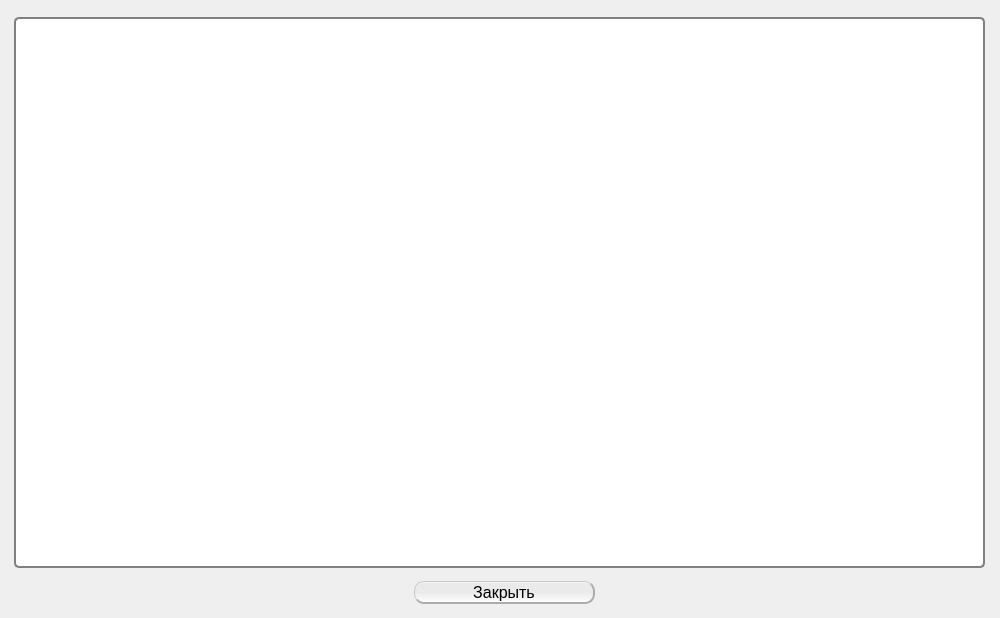
<?xml version="1.0" encoding="UTF-8"?>
<ui version="4.0">
 <class>KeyGenClass</class>
 <widget class="QMainWindow" name="KeyGenClass">
  <property name="geometry">
   <rect>
    <x>0</x>
    <y>0</y>
    <width>1000</width>
    <height>618</height>
   </rect>
  </property>
  <property name="minimumSize">
   <size>
    <width>428</width>
    <height>264</height>
   </size>
  </property>
  <property name="maximumSize">
   <size>
    <width>1000</width>
    <height>618</height>
   </size>
  </property>
  <property name="font">
   <font>
    <pointsize>12</pointsize>
   </font>
  </property>
  <property name="acceptDrops">
   <bool>false</bool>
  </property>
  <property name="windowTitle">
   <string>&quot;Роза-М&quot; Генератор секретного ключа </string>
  </property>
  <property name="documentMode">
   <bool>false</bool>
  </property>
  <widget class="QWidget" name="centralWidget">
   <layout class="QHBoxLayout" name="horizontalLayout">
    <property name="leftMargin">
     <number>4</number>
    </property>
    <property name="topMargin">
     <number>1</number>
    </property>
    <property name="rightMargin">
     <number>1</number>
    </property>
    <property name="bottomMargin">
     <number>1</number>
    </property>
    <item>
     <widget class="QStackedWidget" name="stackedWidget">
      <property name="currentIndex">
       <number>3</number>
      </property>
      <widget class="QWidget" name="page">
       <widget class="QLineEdit" name="lineEditKeyPath">
        <property name="geometry">
         <rect>
          <x>300</x>
          <y>540</y>
          <width>401</width>
          <height>22</height>
         </rect>
        </property>
        <property name="readOnly">
         <bool>true</bool>
        </property>
       </widget>
       <widget class="QPushButton" name="pushButtonW1Cancel">
        <property name="geometry">
         <rect>
          <x>900</x>
          <y>580</y>
          <width>80</width>
          <height>23</height>
         </rect>
        </property>
        <property name="minimumSize">
         <size>
          <width>80</width>
          <height>22</height>
         </size>
        </property>
        <property name="maximumSize">
         <size>
          <width>16777215</width>
          <height>16777215</height>
         </size>
        </property>
        <property name="styleSheet">
         <string notr="true">QPushButton 

{

   border-style: solid;
 
   border-radius: 10;

    border-top          : 1px solid rgba(200, 200, 200, 255);

    border-left         : 1px solid rgba(200, 200, 200, 255);

    border-right        : 2px solid rgba(172, 172, 172);

    border-bottom       : 2px solid rgba(172, 172, 172);

   /*
    background-color    : qlineargradient(x1:0, y1:0, x2:0, y2:1, stop:0 rgba(198, 198, 198), stop:1 rgba(225, 225, 225, 255));
*/
background-color: QLinearGradient( x1: 0, y1: 0, x2: 0, y2: 1, stop: 0 #ffffff, stop: 0.1 #eaeaea, stop: 0.49 #eaeaea, stop: 0.5 #eaeaea, stop: 1 #ffffff);
font-size: 16px;
}



QPushButton:hover 

{
/*
    background-color    : qlineargradient(x1:0, y1:0, x2:0, y2:1, stop:0 rgba(225, 225, 225, 255), stop:1 rgba(163, 163, 163));
*/
    background-color    : qlineargradient(x1:0, y1:0, x2:0, y2:1, stop:0 rgba(196, 228, 255), stop:1 rgba(225, 225, 225, 255));
}



QPushButton:pressed 

{

    padding-top         : 2px;

    padding-left        : 2px;

    border-top          : 2px solid rgba(117, 117, 117, 255);

    border-left         : 2px solid rgba(117, 117, 117, 255);

    border-right        : 1px solid rgba(200, 200, 200, 255);

    border-bottom       : 1px solid rgba(200, 200, 200, 255);

    background-color    : rgba(172, 172, 172);

}



QPushButton:disabled 

{

    background-color    : qlineargradient(x1:0, y1:0, x2:0, y2:1, stop:0 rgba(225, 225, 255, 255), stop:1 rgba(172, 172, 172));

}</string>
        </property>
        <property name="text">
         <string>Отмена</string>
        </property>
       </widget>
       <widget class="QLabel" name="labelKeyPathName">
        <property name="geometry">
         <rect>
          <x>8</x>
          <y>540</y>
          <width>301</width>
          <height>21</height>
         </rect>
        </property>
        <property name="font">
         <font>
          <weight>75</weight>
          <bold>true</bold>
         </font>
        </property>
        <property name="text">
         <string>Путь к каталогу хранения ключа:</string>
        </property>
       </widget>
       <widget class="QPushButton" name="pushButtonW1Next">
        <property name="geometry">
         <rect>
          <x>800</x>
          <y>580</y>
          <width>80</width>
          <height>23</height>
         </rect>
        </property>
        <property name="minimumSize">
         <size>
          <width>80</width>
          <height>22</height>
         </size>
        </property>
        <property name="font">
         <font>
          <pointsize>-1</pointsize>
         </font>
        </property>
        <property name="styleSheet">
         <string notr="true">QPushButton 

{

   border-style: solid;
 
   border-radius: 10;

    border-top          : 1px solid rgba(200, 200, 200, 255);

    border-left         : 1px solid rgba(200, 200, 200, 255);

    border-right        : 2px solid rgba(172, 172, 172);

    border-bottom       : 2px solid rgba(172, 172, 172);

   /*
    background-color    : qlineargradient(x1:0, y1:0, x2:0, y2:1, stop:0 rgba(198, 198, 198), stop:1 rgba(225, 225, 225, 255));
*/
background-color: QLinearGradient( x1: 0, y1: 0, x2: 0, y2: 1, stop: 0 #ffffff, stop: 0.1 #eaeaea, stop: 0.49 #eaeaea, stop: 0.5 #eaeaea, stop: 1 #ffffff);
font-size: 16px;
}



QPushButton:hover 

{
/*
    background-color    : qlineargradient(x1:0, y1:0, x2:0, y2:1, stop:0 rgba(225, 225, 225, 255), stop:1 rgba(163, 163, 163));
*/
    background-color    : qlineargradient(x1:0, y1:0, x2:0, y2:1, stop:0 rgba(196, 228, 255), stop:1 rgba(225, 225, 225, 255));
}



QPushButton:pressed 

{

    padding-top         : 2px;

    padding-left        : 2px;

    border-top          : 2px solid rgba(117, 117, 117, 255);

    border-left         : 2px solid rgba(117, 117, 117, 255);

    border-right        : 1px solid rgba(200, 200, 200, 255);

    border-bottom       : 1px solid rgba(200, 200, 200, 255);

    background-color    : rgba(172, 172, 172);

}



QPushButton:disabled 

{

    background-color    : qlineargradient(x1:0, y1:0, x2:0, y2:1, stop:0 rgba(225, 225, 255, 255), stop:1 rgba(172, 172, 172));

}</string>
        </property>
        <property name="text">
         <string>Далее &gt;</string>
        </property>
       </widget>
       <widget class="QPushButton" name="pushButtonSelectKeyPath">
        <property name="geometry">
         <rect>
          <x>715</x>
          <y>540</y>
          <width>23</width>
          <height>20</height>
         </rect>
        </property>
        <property name="styleSheet">
         <string notr="true">text-align:left;
background-image: url(&quot;Image/open-folder-yellow.png&quot;);
background-repeat: no-repeat;
background-position: left 
</string>
        </property>
        <property name="text">
         <string/>
        </property>
       </widget>
       <widget class="QLabel" name="label_10">
        <property name="geometry">
         <rect>
          <x>230</x>
          <y>0</y>
          <width>501</width>
          <height>31</height>
         </rect>
        </property>
        <property name="font">
         <font>
          <family>TimesNewRoman</family>
          <pointsize>-1</pointsize>
          <weight>75</weight>
          <italic>false</italic>
          <bold>true</bold>
         </font>
        </property>
        <property name="styleSheet">
         <string notr="true">font-family:TimesNewRoman;
font-style: normal;
font-weight: bold;

font-size:15px;
color:#1B1BB3;</string>
        </property>
        <property name="text">
         <string>Выберите каталог хранения секретного ключа.</string>
        </property>
       </widget>
       <widget class="QLabel" name="label">
        <property name="geometry">
         <rect>
          <x>0</x>
          <y>40</y>
          <width>991</width>
          <height>481</height>
         </rect>
        </property>
        <property name="styleSheet">
         <string notr="true">text-align:left;
background-image: url(&quot;Image/digkey.jpg&quot;);
background-repeat: no-repeat;
background-position: left 
</string>
        </property>
        <property name="text">
         <string/>
        </property>
       </widget>
      </widget>
      <widget class="QWidget" name="page_3">
       <widget class="QPushButton" name="pushButtonW2Next">
        <property name="geometry">
         <rect>
          <x>900</x>
          <y>580</y>
          <width>80</width>
          <height>23</height>
         </rect>
        </property>
        <property name="minimumSize">
         <size>
          <width>80</width>
          <height>22</height>
         </size>
        </property>
        <property name="font">
         <font>
          <pointsize>-1</pointsize>
         </font>
        </property>
        <property name="styleSheet">
         <string notr="true">QPushButton 

{

   border-style: solid;
 
   border-radius: 10;

    border-top          : 1px solid rgba(200, 200, 200, 255);

    border-left         : 1px solid rgba(200, 200, 200, 255);

    border-right        : 2px solid rgba(172, 172, 172);

    border-bottom       : 2px solid rgba(172, 172, 172);

   /*
    background-color    : qlineargradient(x1:0, y1:0, x2:0, y2:1, stop:0 rgba(198, 198, 198), stop:1 rgba(225, 225, 225, 255));
*/
background-color: QLinearGradient( x1: 0, y1: 0, x2: 0, y2: 1, stop: 0 #ffffff, stop: 0.1 #eaeaea, stop: 0.49 #eaeaea, stop: 0.5 #eaeaea, stop: 1 #ffffff);
font-size: 16px;
}



QPushButton:hover 

{
/*
    background-color    : qlineargradient(x1:0, y1:0, x2:0, y2:1, stop:0 rgba(225, 225, 225, 255), stop:1 rgba(163, 163, 163));
*/
    background-color    : qlineargradient(x1:0, y1:0, x2:0, y2:1, stop:0 rgba(196, 228, 255), stop:1 rgba(225, 225, 225, 255));
}



QPushButton:pressed 

{

    padding-top         : 2px;

    padding-left        : 2px;

    border-top          : 2px solid rgba(117, 117, 117, 255);

    border-left         : 2px solid rgba(117, 117, 117, 255);

    border-right        : 1px solid rgba(200, 200, 200, 255);

    border-bottom       : 1px solid rgba(200, 200, 200, 255);

    background-color    : rgba(172, 172, 172);

}



QPushButton:disabled 

{

    background-color    : qlineargradient(x1:0, y1:0, x2:0, y2:1, stop:0 rgba(225, 225, 255, 255), stop:1 rgba(172, 172, 172));

}</string>
        </property>
        <property name="text">
         <string>Далее &gt;</string>
        </property>
       </widget>
       <widget class="QLabel" name="label_4">
        <property name="geometry">
         <rect>
          <x>406</x>
          <y>30</y>
          <width>591</width>
          <height>71</height>
         </rect>
        </property>
        <property name="font">
         <font>
          <family>Tahoma</family>
          <pointsize>28</pointsize>
          <weight>75</weight>
          <italic>false</italic>
          <bold>true</bold>
         </font>
        </property>
        <property name="styleSheet">
         <string notr="true">font-family:Tahoma;
font-style: normal;
font-size: 28pt;
font-weight: bold;


color:blue;</string>
        </property>
        <property name="text">
         <string>Генерация секретного ключа</string>
        </property>
       </widget>
       <widget class="QProgressBar" name="progressBarW3">
        <property name="geometry">
         <rect>
          <x>10</x>
          <y>498</y>
          <width>971</width>
          <height>41</height>
         </rect>
        </property>
        <property name="value">
         <number>24</number>
        </property>
       </widget>
       <widget class="QLabel" name="label_5">
        <property name="geometry">
         <rect>
          <x>490</x>
          <y>160</y>
          <width>451</width>
          <height>51</height>
         </rect>
        </property>
        <property name="font">
         <font>
          <pointsize>25</pointsize>
          <weight>50</weight>
          <bold>false</bold>
         </font>
        </property>
        <property name="text">
         <string>Нажимайте любые клавиши</string>
        </property>
       </widget>
       <widget class="QLabel" name="labelW3EndTime">
        <property name="geometry">
         <rect>
          <x>10</x>
          <y>544</y>
          <width>141</width>
          <height>21</height>
         </rect>
        </property>
        <property name="text">
         <string>Осталось 4:59</string>
        </property>
       </widget>
       <widget class="QLabel" name="labelAnimation">
        <property name="geometry">
         <rect>
          <x>3</x>
          <y>10</y>
          <width>400</width>
          <height>400</height>
         </rect>
        </property>
        <property name="styleSheet">
         <string notr="true"/>
        </property>
        <property name="text">
         <string>TextLabel</string>
        </property>
       </widget>
      </widget>
      <widget class="QWidget" name="page_4">
       <widget class="QLabel" name="label_6">
        <property name="geometry">
         <rect>
          <x>300</x>
          <y>100</y>
          <width>661</width>
          <height>51</height>
         </rect>
        </property>
        <property name="font">
         <font>
          <pointsize>25</pointsize>
          <weight>50</weight>
          <bold>false</bold>
         </font>
        </property>
        <property name="text">
         <string>Введите пароль защиты секретного ключа.</string>
        </property>
       </widget>
       <widget class="QPushButton" name="pushButtonW3Next">
        <property name="geometry">
         <rect>
          <x>900</x>
          <y>570</y>
          <width>80</width>
          <height>23</height>
         </rect>
        </property>
        <property name="minimumSize">
         <size>
          <width>80</width>
          <height>22</height>
         </size>
        </property>
        <property name="font">
         <font>
          <pointsize>-1</pointsize>
         </font>
        </property>
        <property name="styleSheet">
         <string notr="true">QPushButton 

{

   border-style: solid;
 
   border-radius: 10;

    border-top          : 1px solid rgba(200, 200, 200, 255);

    border-left         : 1px solid rgba(200, 200, 200, 255);

    border-right        : 2px solid rgba(172, 172, 172);

    border-bottom       : 2px solid rgba(172, 172, 172);

   /*
    background-color    : qlineargradient(x1:0, y1:0, x2:0, y2:1, stop:0 rgba(198, 198, 198), stop:1 rgba(225, 225, 225, 255));
*/
background-color: QLinearGradient( x1: 0, y1: 0, x2: 0, y2: 1, stop: 0 #ffffff, stop: 0.1 #eaeaea, stop: 0.49 #eaeaea, stop: 0.5 #eaeaea, stop: 1 #ffffff);
font-size: 16px;
}



QPushButton:hover 

{
/*
    background-color    : qlineargradient(x1:0, y1:0, x2:0, y2:1, stop:0 rgba(225, 225, 225, 255), stop:1 rgba(163, 163, 163));
*/
    background-color    : qlineargradient(x1:0, y1:0, x2:0, y2:1, stop:0 rgba(196, 228, 255), stop:1 rgba(225, 225, 225, 255));
}



QPushButton:pressed 

{

    padding-top         : 2px;

    padding-left        : 2px;

    border-top          : 2px solid rgba(117, 117, 117, 255);

    border-left         : 2px solid rgba(117, 117, 117, 255);

    border-right        : 1px solid rgba(200, 200, 200, 255);

    border-bottom       : 1px solid rgba(200, 200, 200, 255);

    background-color    : rgba(172, 172, 172);

}



QPushButton:disabled 

{

    background-color    : qlineargradient(x1:0, y1:0, x2:0, y2:1, stop:0 rgba(225, 225, 255, 255), stop:1 rgba(172, 172, 172));

}</string>
        </property>
        <property name="text">
         <string>Далее &gt;</string>
        </property>
       </widget>
       <widget class="QLabel" name="label_7">
        <property name="geometry">
         <rect>
          <x>0</x>
          <y>12</y>
          <width>291</width>
          <height>291</height>
         </rect>
        </property>
        <property name="styleSheet">
         <string notr="true">background-image:url(&quot;Image/Lock.png&quot;);</string>
        </property>
        <property name="text">
         <string/>
        </property>
       </widget>
       <widget class="QLineEdit" name="lineEditW4Password">
        <property name="geometry">
         <rect>
          <x>370</x>
          <y>336</y>
          <width>301</width>
          <height>20</height>
         </rect>
        </property>
        <property name="echoMode">
         <enum>QLineEdit::Password</enum>
        </property>
       </widget>
       <widget class="QLineEdit" name="lineEditW4PasswordReply">
        <property name="geometry">
         <rect>
          <x>370</x>
          <y>392</y>
          <width>301</width>
          <height>20</height>
         </rect>
        </property>
        <property name="echoMode">
         <enum>QLineEdit::Password</enum>
        </property>
       </widget>
       <widget class="QLabel" name="label_8">
        <property name="geometry">
         <rect>
          <x>371</x>
          <y>313</y>
          <width>81</width>
          <height>21</height>
         </rect>
        </property>
        <property name="font">
         <font>
          <pointsize>11</pointsize>
          <weight>75</weight>
          <bold>true</bold>
         </font>
        </property>
        <property name="text">
         <string>Пароль</string>
        </property>
       </widget>
       <widget class="QLabel" name="label_9">
        <property name="geometry">
         <rect>
          <x>370</x>
          <y>368</y>
          <width>321</width>
          <height>21</height>
         </rect>
        </property>
        <property name="font">
         <font>
          <pointsize>11</pointsize>
          <weight>75</weight>
          <bold>true</bold>
         </font>
        </property>
        <property name="text">
         <string>Подтверждение пароля</string>
        </property>
        <property name="wordWrap">
         <bool>true</bool>
        </property>
       </widget>
      </widget>
      <widget class="QWidget" name="page_5">
       <widget class="QPushButton" name="pushButtonW5PrintZayavka">
        <property name="geometry">
         <rect>
          <x>410</x>
          <y>580</y>
          <width>181</width>
          <height>23</height>
         </rect>
        </property>
        <property name="minimumSize">
         <size>
          <width>80</width>
          <height>22</height>
         </size>
        </property>
        <property name="font">
         <font>
          <pointsize>-1</pointsize>
         </font>
        </property>
        <property name="styleSheet">
         <string notr="true">QPushButton 

{

   border-style: solid;
 
   border-radius: 10;

    border-top          : 1px solid rgba(200, 200, 200, 255);

    border-left         : 1px solid rgba(200, 200, 200, 255);

    border-right        : 2px solid rgba(172, 172, 172);

    border-bottom       : 2px solid rgba(172, 172, 172);

   /*
    background-color    : qlineargradient(x1:0, y1:0, x2:0, y2:1, stop:0 rgba(198, 198, 198), stop:1 rgba(225, 225, 225, 255));
*/
background-color: QLinearGradient( x1: 0, y1: 0, x2: 0, y2: 1, stop: 0 #ffffff, stop: 0.1 #eaeaea, stop: 0.49 #eaeaea, stop: 0.5 #eaeaea, stop: 1 #ffffff);
font-size: 16px;
}



QPushButton:hover 

{
/*
    background-color    : qlineargradient(x1:0, y1:0, x2:0, y2:1, stop:0 rgba(225, 225, 225, 255), stop:1 rgba(163, 163, 163));
*/
    background-color    : qlineargradient(x1:0, y1:0, x2:0, y2:1, stop:0 rgba(196, 228, 255), stop:1 rgba(225, 225, 225, 255));
}



QPushButton:pressed 

{

    padding-top         : 2px;

    padding-left        : 2px;

    border-top          : 2px solid rgba(117, 117, 117, 255);

    border-left         : 2px solid rgba(117, 117, 117, 255);

    border-right        : 1px solid rgba(200, 200, 200, 255);

    border-bottom       : 1px solid rgba(200, 200, 200, 255);

    background-color    : rgba(172, 172, 172);

}



QPushButton:disabled 

{

    background-color    : qlineargradient(x1:0, y1:0, x2:0, y2:1, stop:0 rgba(225, 225, 255, 255), stop:1 rgba(172, 172, 172));

}</string>
        </property>
        <property name="text">
         <string>Закрыть</string>
        </property>
       </widget>
       <widget class="QTextEdit" name="textEditW5Message">
        <property name="geometry">
         <rect>
          <x>10</x>
          <y>16</y>
          <width>971</width>
          <height>551</height>
         </rect>
        </property>
        <property name="font">
         <font>
          <pointsize>12</pointsize>
          <weight>50</weight>
          <bold>false</bold>
         </font>
        </property>
        <property name="styleSheet">
         <string notr="true"> QTextEdit {
/* 
background-color: qlineargradient(x1: 0, y1: 0, x2: 0, y2: 1,
                                   stop: 0 #E0E0E0, stop: 1 #FFFFFF);
*/
background-color:white;
 border: 2px solid gray;
 border-radius: 5px;
 margin-top: 1ex; /* leave space at the top for the title */
}</string>
        </property>
       </widget>
      </widget>
     </widget>
    </item>
   </layout>
  </widget>
 </widget>
 <layoutdefault spacing="6" margin="11"/>
 <tabstops>
  <tabstop>lineEditKeyPath</tabstop>
  <tabstop>pushButtonSelectKeyPath</tabstop>
  <tabstop>pushButtonW1Next</tabstop>
  <tabstop>pushButtonW1Cancel</tabstop>
  <tabstop>pushButtonW2Next</tabstop>
  <tabstop>lineEditW4Password</tabstop>
  <tabstop>lineEditW4PasswordReply</tabstop>
  <tabstop>pushButtonW3Next</tabstop>
  <tabstop>textEditW5Message</tabstop>
  <tabstop>pushButtonW5PrintZayavka</tabstop>
 </tabstops>
 <resources>
  <include location="KeyGen.qrc"/>
 </resources>
 <connections/>
</ui>
